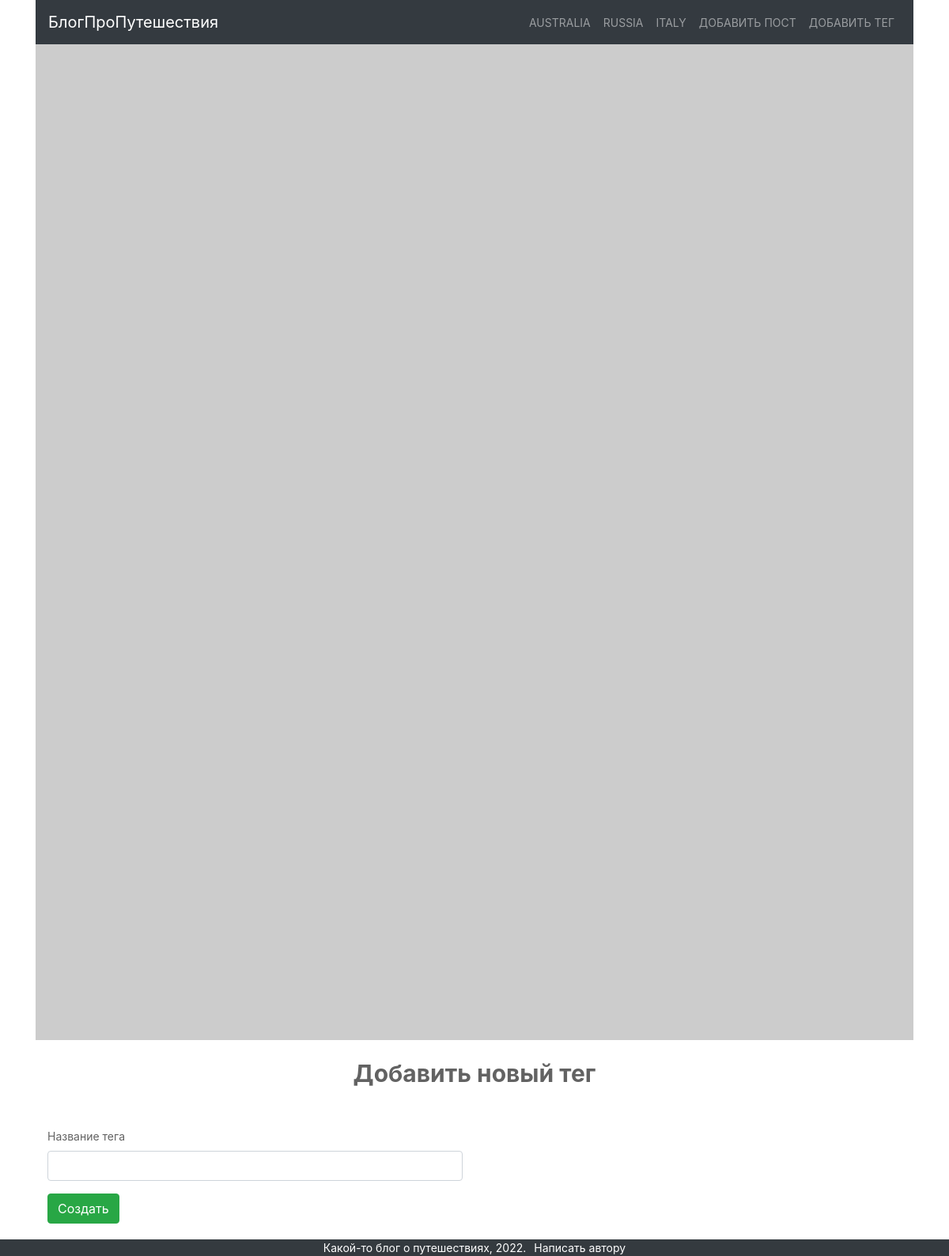
Screenshot of /blog/add_tag with the database file from the repository.
### models.py (models this page shows, shortened)
class Category(db.Model):
    id = db.Column(db.Integer, primary_key=True)
    name = db.Column(db.String(50), nullable=False, unique=True)
    created_on = db.Column(db.DateTime, default=datetime.now())
    posts = db.relationship('Post', backref='category')

### posts/blueprint.py (the view, shortened to what this page needs)
@posts.route('/add_tag', methods=['POST', 'GET'])
def create_tag():
    form = TagForm()
    categories = Category.query.all()
    return render_template(
        'posts/add_tag.html',
        form=form,
        categories=categories
    )

### posts/forms.py
class TagForm(Form):
    name = StringField('Название тега', [InputRequired()])

### posts/templates/posts/add_tag.html (shortened to what this page needs)
{% extends 'base.html' %} {% set categories = categories %} {% include 'posts/header.html'%}
{% block content %}
<div class="row">
    <div class="col-md-12">
      <p align="center" class="category-title">Добавить новый тег</p>
    </div>
</div>
<div class="container">
<div class="col-md-6">
<form action="{{ url_for('posts.create_tag') }}" method="POST">
  {% for field in form %}
  <div class="form-group">
      {{ field.label(class='control-label') }}
      {{ field(class='form-control') }}
    </div>
  {% endfor %}
  <button type="subnit" class="btn btn-success">Создать</button>
</form>
</div>
</div>
{% endblock %}

### posts/templates/posts/header.html (shortened to what this page needs)
<header>
  <div class="container">
    <nav class="navbar navbar-expand-lg navbar-dark bg-dark">
      <a class="navbar-brand" href="{{ url_for('posts.index') }}"
        >БлогПроПутешествия</a
      >
      <div class="collapse navbar-collapse" id="navbarSupportedContent">
        <ul class="navbar-nav ml-auto">
          {% for category in categories %}
          <li class="nav-item">
            <a class="nav-link" href="{{ url_for('posts.posts_category', category_id=category.id) }}">{{ category.name }}</a>
          </li>
          {% endfor %}
          <li class="nav-item">
            <a href="{{ url_for('posts.create_post') }}" class="nav-link">Добавить пост</a>
          </li>
          <li class="nav-item">
            <a href="{{ url_for('posts.create_tag') }}" class="nav-link">Добавить тег</a>
          </li>
        </ul>
      </div>
    </nav>
  </div>
</header>

### static/styles.css (style rules this page uses)
body { min-width: 320px; font-size: 14px; color: #626262; min-height: 100vh; display: flex; flex-direction: column; }
a { color: #ffffff; }
header .nav-item { text-transform: uppercase; }
form { padding-top: 10px; margin-top: 20px; margin-bottom: 20px; }
.category-title { font-size: 30px; font-weight: bold; }

### rows the page displays
Category: name "AUSTRALIA"
Category: name "RUSSIA"
Category: name "ITALY"

### other values shown
{{ field.label(class='control-label') }} "Название тега"
